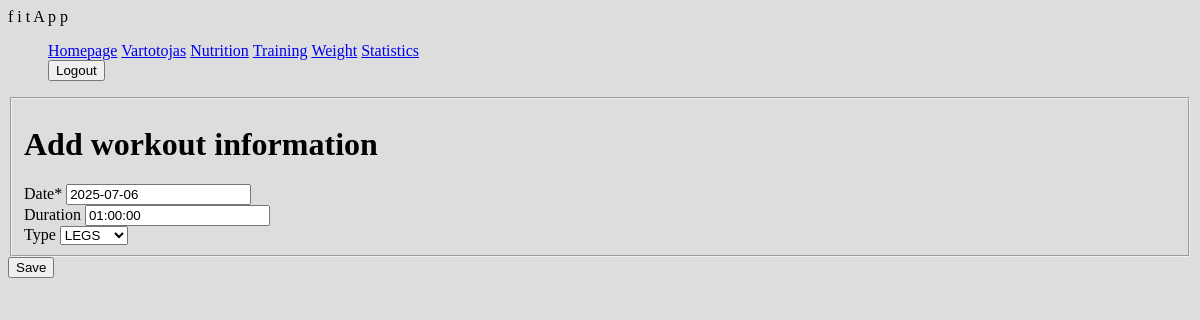
The app's page /fitness/workouts/23/update (signed in) with its own data.
### fitness/models.py (models this page shows, shortened)
class Workout(models.Model):
    date = models.DateField('Date', default=date.today)
    athlete = models.ForeignKey(User, on_delete=models.SET_NULL, null=True, blank=True)
    duration = models.DurationField(null=True, blank=True)
    type = models.ForeignKey(WorkoutType, on_delete=models.SET_NULL, null=True, blank=True)

### fitness/views.py (the view, shortened to what this page needs)
# urls.py: path('workouts/<int:pk>/update', views.WorkoutUpdateView.as_view(), name='workout-update'),
class WorkoutUpdateView(LoginRequiredMixin, UserPassesTestMixin, UpdateView):
    model = Workout
    fields = ['date', 'duration', 'type']
    template_name = 'workout_add.html'
    def test_func(self):
        workout = self.get_object()
        return self.request.user == workout.athlete

### fitness/models.py (called while the page is built)
    def __str__(self):
        return f"{self.name}"

### templates/workout_add.html (shortened to what this page needs)
{% extends "base.html" %}
{% load crispy_forms_tags %}
{% block content %}
    <div class="content-section">
    <form method="POST" action="" enctype="multipart/form-data">
        <fieldset class="form-group">
            <h1>Add workout information</h1>
            {{ form|crispy }}
        </fieldset>
        <div class="form-group">
            <button type="submit">Save</button>
        </div>
    </form>
    </div>
{% endblock content %}

### templates/base.html (shortened to what this page needs)
<!DOCTYPE html>
<html>
<head>
  {% load static %}
  <link rel="stylesheet" href="{% static 'css/styles.css' %}">
</head>
<body>
 <nav class="navbar" >
  <div class="container-fluid">
    <a class="navbar-brand">f i t A p p</a>
    <ul class="navbar-nav mx-2">
      <li class="nav-item active"><a class="nav-link" href="{% url 'index' %}">Homepage</a></li>
      {% if user.is_authenticated %}
          <li class="nav-item">
              <a class="nav-link" href="{% url 'profile' %}">{{ user.get_username }}</a>
          </li>
          <li class="nav-item active"><a class="nav-link" href="{% url 'nutrition' %}">Nutrition</a></li>
          <li class="nav-item active"><a class="nav-link" href="{% url 'workouts' %}">Training</a></li>
          <li class="nav-item active"><a class="nav-link" href="{% url 'weighting' %}">Weight</a></li>
          <li class="nav-item active"><a class="nav-link" href="{% url 'chart-view' %}">Statistics</a></li>
          <li class="nav-item">
            <form method="post" action="{% url 'logout' %}">
                <button type="submit" id="destroy">Logout</button>
            </form>
          </li>
      {% else %}
        <li class="nav-item"><a class="nav-link" href="{% url 'login'%}">Login</a></li>
        <li class="nav-item"><a class="nav-link" href="{% url 'register'%}">Sign up</a></li>
      {% endif %}
    </ul>
  </div>
 </nav>
 <div class="col-sm-10 ">
      {% block content %}
      {% endblock %}
 </div>
</body>
</html>

### fitness/static/css/styles.css (style rules this page uses)
body { background: #dddddd; }
li.nav-item { display: inline; }

### records on screen
Workout: date "2025-07-06", duration "01:00:00", type "LEGS"

### other values on screen
{{ user.get_username }} "Vartotojas"
